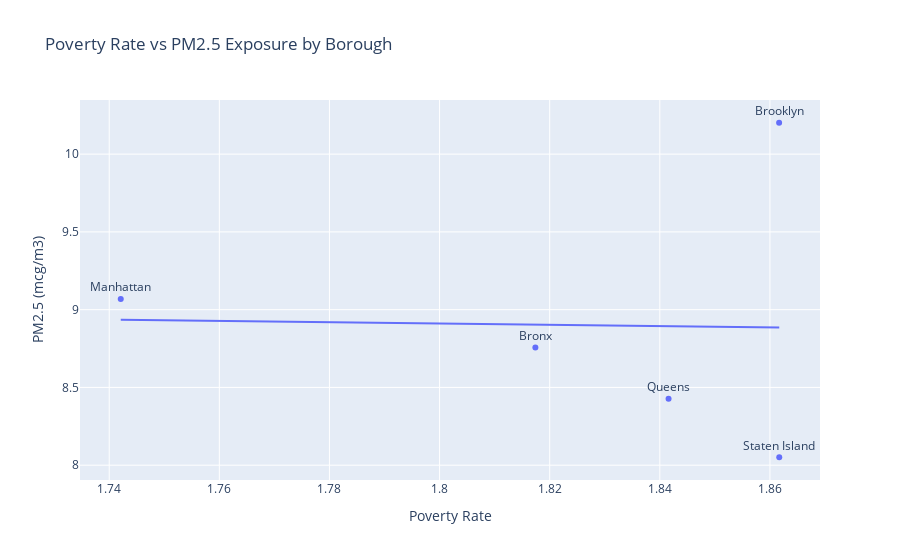

Write notebook code for a chart like this one.
### Markdown cell above
Scatter Plot

### Code cell
# Scatter: Poverty Rate vs PM2.5
fig_scatter = px.scatter(
    merged,
    x="PovertyRate",
    y="PM25",
    text="Borough",
    trendline="ols",
    title="Poverty Rate vs PM2.5 Exposure by Borough",
    labels={
        "PovertyRate": "Poverty Rate",
        "PM25": "PM2.5 (mcg/m3)"
    }
)

fig_scatter.update_traces(textposition="top center")

fig_scatter.show()

### Figure 1 — Plotly figure (JSON) as saved in the notebook; plotly's stock layout.template omitted (floating-point values rounded to 4 significant figures)
{"data": [{"hovertemplate": "Poverty Rate=%{x}<br>PM2.5 (mcg/m3)=%{y}<br>Borough=%{text}<extra></extra>", "legendgroup": "", "marker": {"color": "#636efa", "symbol": "circle"}, "mode": "markers+text", "name": "", "orientation": "v", "showlegend": false, "text": ["Manhattan", "Bronx", "Brooklyn", "Queens", "Staten Island"], "textposition": "top center", "type": "scatter", "x": [1.742, 1.817, 1.862, 1.842, 1.862], "xaxis": "x", "y": [9.068, 8.756, 10.2, 8.427, 8.051], "yaxis": "y"}, {"hovertemplate": "<b>OLS trendline</b><br>PM25 = -0.412934 * PovertyRate + 9.65438<br>R<sup>2</sup>=0.000628<br><br>Poverty Rate=%{x}<br>PM2.5 (mcg/m3)=%{y} <b>(trend)</b><extra></extra>", "legendgroup": "", "marker": {"color": "#636efa", "symbol": "circle"}, "mode": "lines", "name": "", "showlegend": false, "textposition": "top center", "type": "scatter", "x": [1.742, 1.817, 1.842, 1.862, 1.862], "xaxis": "x", "y": [8.935, 8.904, 8.894, 8.886, 8.886], "yaxis": "y"}], "layout": {"legend": {"tracegroupgap": 0}, "title": {"text": "Poverty Rate vs PM2.5 Exposure by Borough"}, "xaxis": {"anchor": "y", "domain": [0, 1], "title": {"text": "Poverty Rate"}}, "yaxis": {"anchor": "x", "domain": [0, 1], "title": {"text": "PM2.5 (mcg/m3)"}}}}
